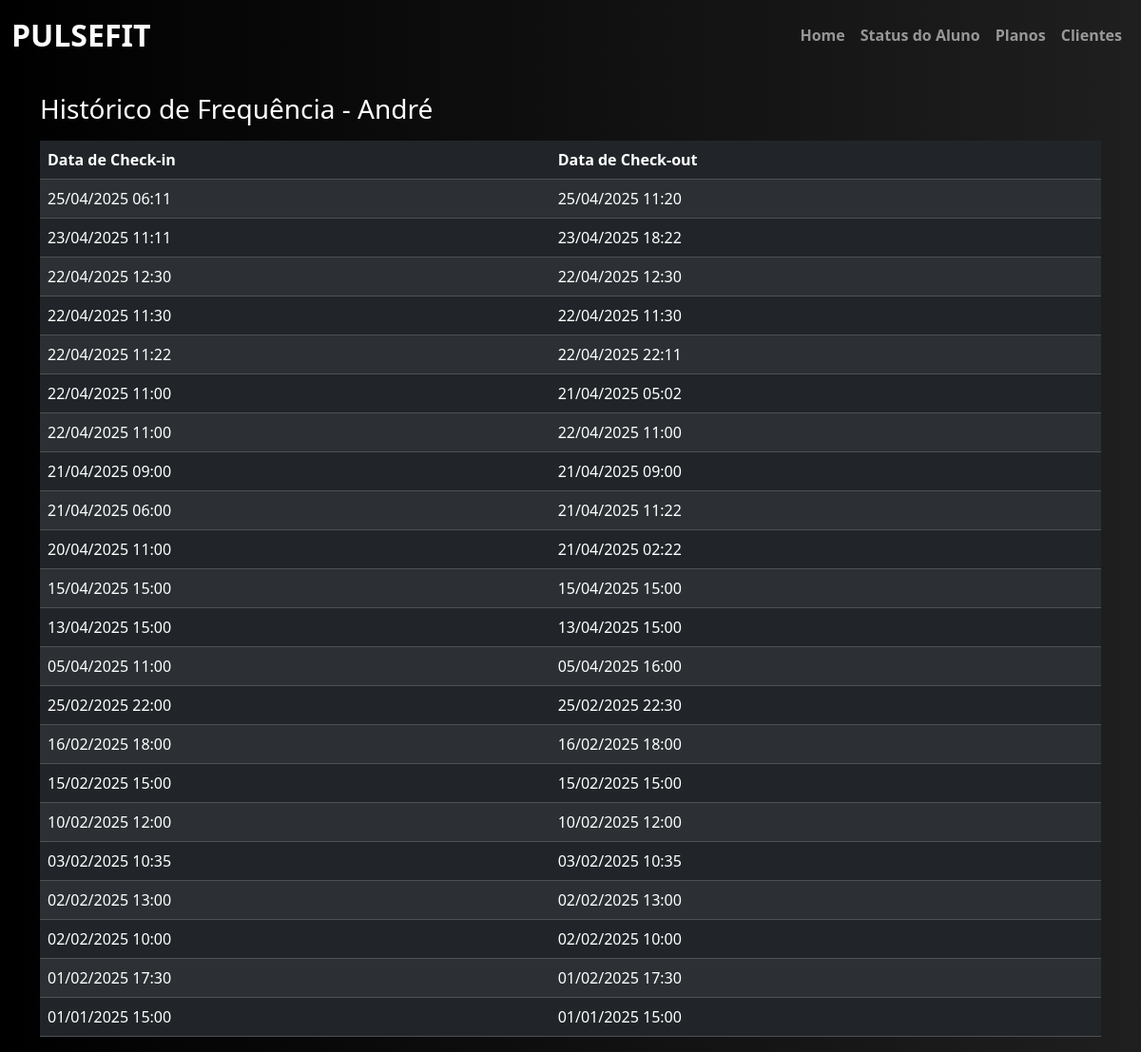
Page /status_aluno/1/frequencia on the earlier database version.
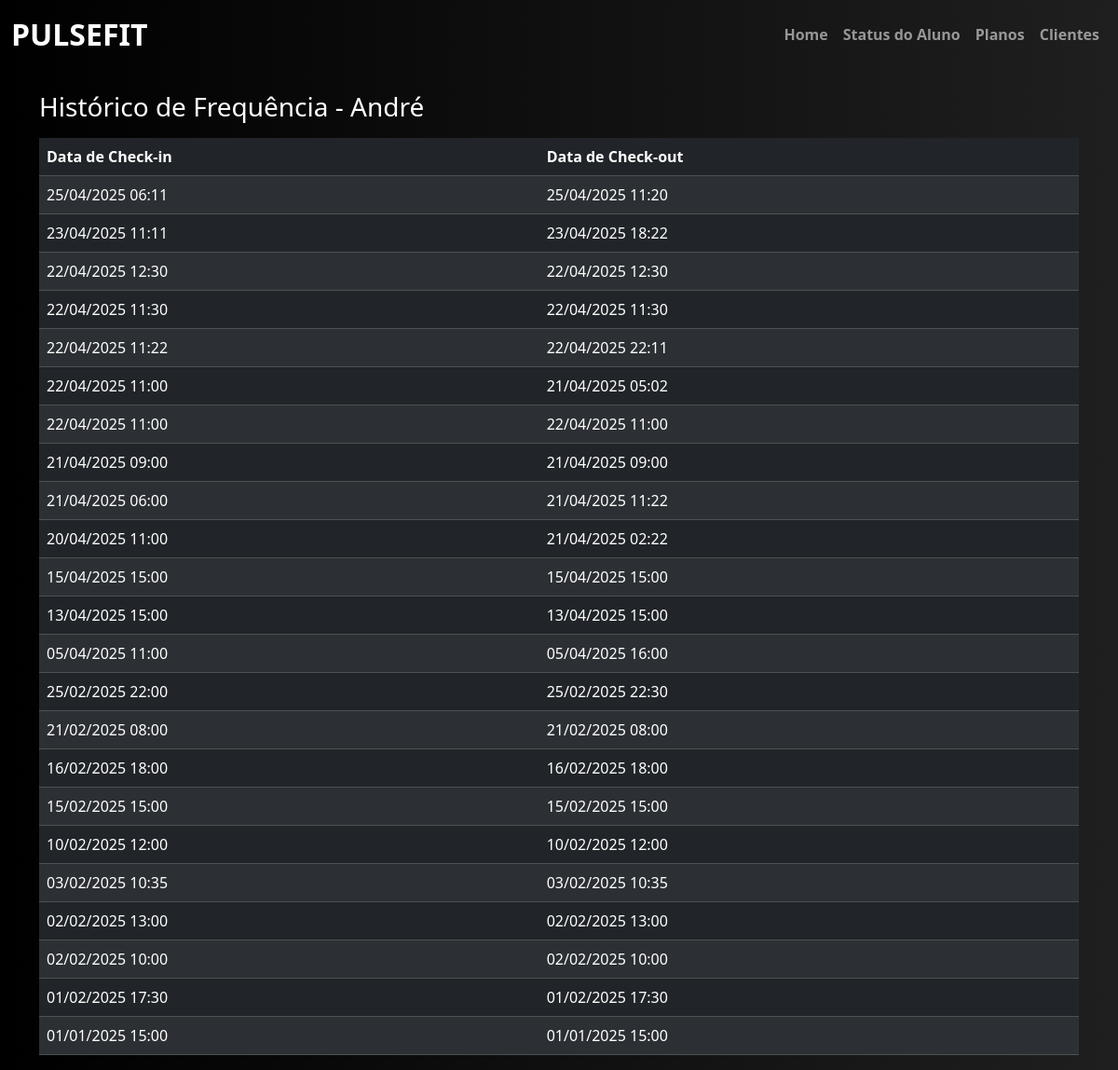
Same page on the later database version.
### academia/models.py (models this page shows, shortened)
class Cliente(db.Model):
    __tablename__ = "cliente"
    id = db.Column(db.Integer, primary_key=True)
    ativo = db.Column(db.Boolean, default=True, nullable=False)
    dtcadastro = db.Column(db.DateTime, default=datetime.utcnow, nullable=False)
    nome = db.Column(db.String(20), nullable=False)
    sobrenome = db.Column(db.String(50), nullable=False)
    genero = db.Column(db.String(1), nullable=False)
    cpf = db.Column(db.Integer, nullable=False, unique=True)
    rg = db.Column(db.Integer, nullable=False, unique=True)
    dt_nascimento = db.Column(db.DateTime, nullable=False)
    estado_civil = db.Column(db.String(20), nullable=False)
    email = db.Column(db.String(100), nullable=False, unique=True)
    telefone = db.Column(db.Integer, nullable=False)
    rua = db.Column(db.String(100), nullable=False)
    numero = db.Column(db.Integer)
    complemento = db.Column(db.String(100))
    bairro = db.Column(db.String(50), nullable=False)
    cidade = db.Column(db.String(50), nullable=False)
    estado = db.Column(db.String(50), nullable=False)
    plano = db.Column(db.Integer, db.ForeignKey("plano.id",   name="fk_cliente_plano"))

class Checkin(db.Model):
    __tablename__ = "checkin"
    id = db.Column(db.Integer, primary_key=True)
    dt_checkin = db.Column(db.DateTime, default=datetime.utcnow, nullable=False)
    dt_checkout = db.Column(db.DateTime, nullable=True)
    cliente_id = db.Column(db.Integer, db.ForeignKey("cliente.id",  name="fk_checkin_cliente"))

### academia/routes.py (the view)
@app.route('/status_aluno/<int:cliente_id>/frequencia')
def page_aluno_frequencia(cliente_id):
    cliente = Cliente.query.get_or_404(cliente_id)
    checkins = Checkin.query.filter_by(cliente_id=cliente.id).order_by(Checkin.dt_checkin.desc()).all()
    return render_template("aluno_frequencia.html", aluno=cliente, checkins=checkins)

### academia/templates/aluno_frequencia.html (shortened to what this page needs)
{% extends 'base.html' %}
{% block conteudo %}
<body style="background: linear-gradient(to right, #000000, #1f1f1f); font-family: 'Segoe UI', sans-serif; color: white;">
    <div class="container mt-4">
        <h3>Histórico de Frequência - {{ aluno.nome }}</h3>
        <table class="table table-dark table-striped mt-3">
            <thead>
                <tr>
                    <th>Data de Check-in</th>
                    <th>Data de Check-out</th>
                </tr>
            </thead>
            <tbody>
                {% for freq in checkins %}
                <tr>
                    <td>{{ freq.dt_checkin.strftime('%d/%m/%Y %H:%M') }}</td>
                    <td>{{ freq.dt_checkout.strftime('%d/%m/%Y %H:%M') if freq.dt_checkout else '---' }}</td>
                </tr>
                {% endfor %}
            </tbody>
        </table>
    </div>
</body>
{% endblock %}

### academia/templates/base.html (shortened to what this page needs)
<!DOCTYPE html>
<html lang="en">
<head>
    <link href="https://cdn.jsdelivr.net/npm/bootstrap@5.3.3/dist/css/bootstrap.min.css" rel="stylesheet">
    <link href="https://cdnjs.cloudflare.com/ajax/libs/font-awesome/6.0.0-beta3/css/all.min.css" rel="stylesheet">
</head>
<body>
    <nav class="navbar navbar-expand-lg navbar-dark bg-transparent">
        <div class="container-fluid">
          <a class="navbar-brand fw-bold fs-2" href="{{ url_for('page_home') }}">PULSEFIT</a>
          <div class="collapse navbar-collapse" id="navbarNavAltMarkup">
            <div class="navbar-nav ms-auto">
                <a class="nav-link fw-bold" href="{{ url_for('page_home') }}">Home</a>
                <a class="nav-link fw-bold" href="{{ url_for('page_status_aluno') }}">Status do Aluno</a>
                <a class="nav-link fw-bold" href="{{ url_for('page_registrar_plano') }}">Planos</a>
                <a class="nav-link fw-bold" href="{{ url_for('page_registro_cliente')}}">Clientes</a>
            </div>
          </div>
        </div>
      </nav>
     {% block conteudo %}
     {% endblock %}
</body>
</html>

### academia/templates/base.html (style rules this page uses)
.navbar { z-index: 10; }

Differences in the rows shown:
added Checkin: dt_checkin "21/02/2025 08:00", dt_checkout "21/02/2025 08:00"
